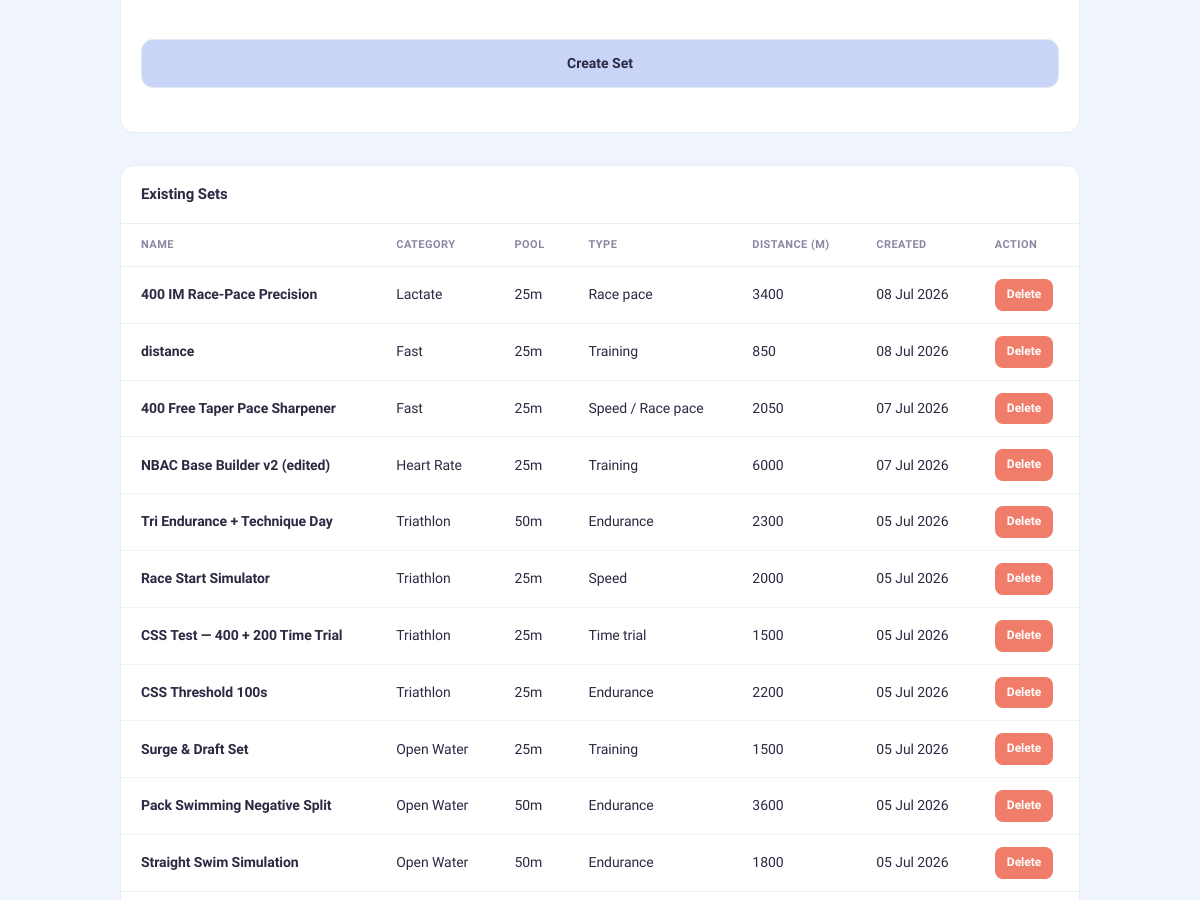
The app's page /admin/sets (signed in, middle part), older data.
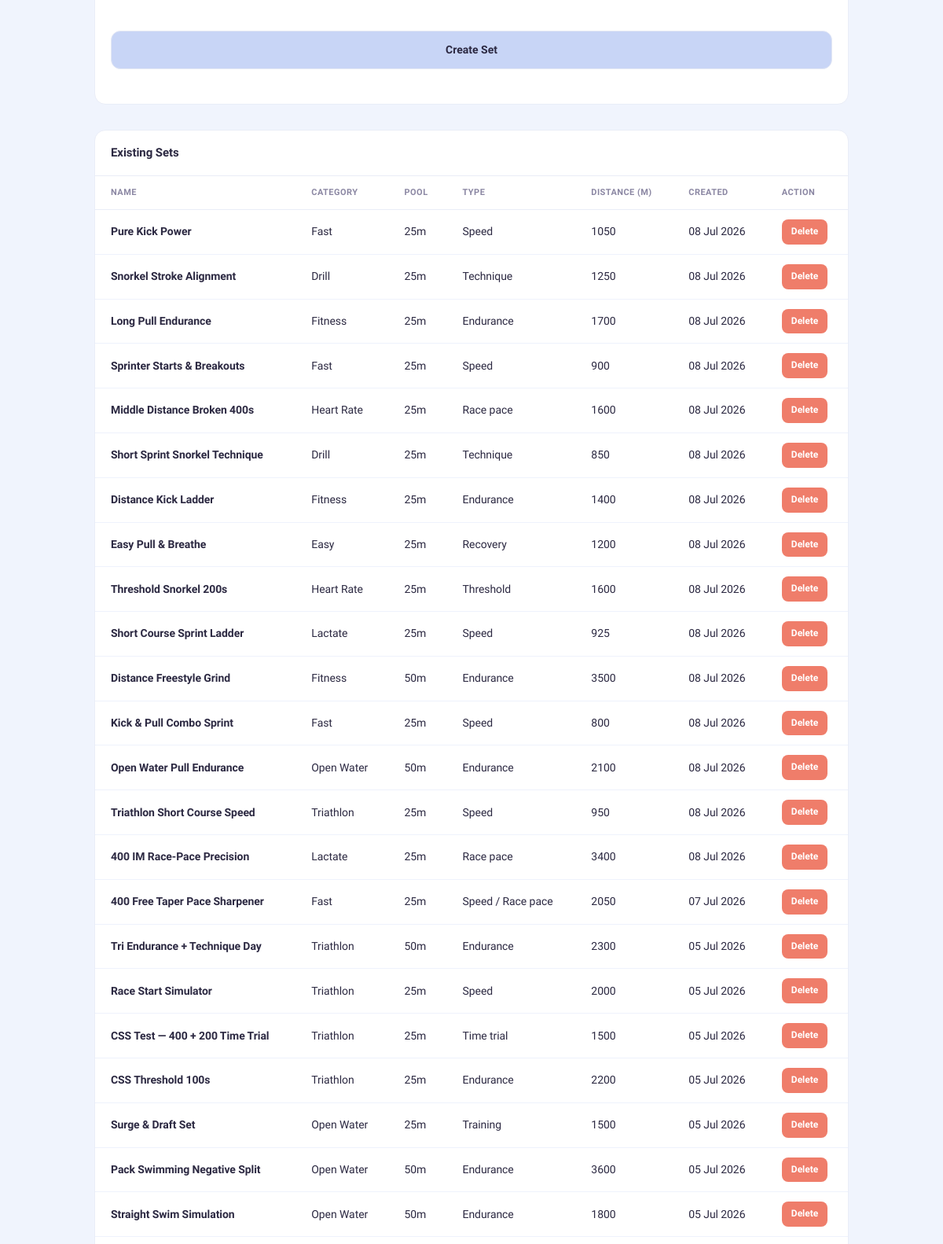
The same page, newer data.
### models.py (models this page shows)
class SavedSet(db.Model):
    __tablename__ = 'saved_set'
    id = db.Column(db.Integer, primary_key=True)
    name = db.Column(db.String(100), nullable=False)
    pool = db.Column(db.String(10), default='25m')
    session_type = db.Column(db.String(50), default='Training')
    sets_data = db.Column(db.Text)  # JSON string, same shape as sessionSets in log.html
    category = db.Column(db.String(30), default='Fitness')
    difficulty = db.Column(db.String(20), default='Medium')  # Easy / Medium / Hard / Technical
    distance_focus = db.Column(db.String(20), default='All')  # Short / Middle / Long / All
    description = db.Column(db.Text)
    created_by = db.Column(db.Integer, db.ForeignKey('user.id'))
    created_at = db.Column(db.DateTime, default=datetime.utcnow)
    def get_sets(self):
        try:
            return json.loads(self.sets_data or '[]')
        except:
            return []
    def total_distance(self):
        total = 0
        for s in self.get_sets():
            try:
                total += int(s.get('reps', 0)) * int(s.get('dist', 0))
            except:
                pass
        return total

### routes.py (the view)
@main.route('/admin/sets')
@login_required
@admin_required
def admin_sets():
    from app import db
    from models import SavedSet
    sets = db.session.query(SavedSet).order_by(SavedSet.created_at.desc()).all()
    return render_template('admin_sets.html', sets=sets, categories=SET_CATEGORIES)

### auth_utils.py (called while the page is built)
def admin_required(f):
    @wraps(f)
    def wrapper(*args, **kwargs):
        if not current_user.is_authenticated or not current_user.is_admin:
            abort(403)
        return f(*args, **kwargs)
    return wrapper

### templates/admin_sets.html (shortened to what this page needs)
<!DOCTYPE html>
<html lang="en">
<head>
<link rel="stylesheet" href="{{ url_for('static', filename='css/main.css') }}">
</head>
<body>
<div class="adm-wrap">
  <div class="adm-panel">
    <div class="adm-panel-body">
      <form method="POST" action="/admin/sets/create" class="set-form">
        <button type="submit" class="btn-add-set" onclick="return validateBlocks()">Create Set</button>
      </form>
    </div>
  </div>
  <div class="adm-panel">
    <div class="adm-panel-head">Existing Sets</div>
    {% if sets %}
      <div style="overflow-x: auto;">
        <table>
          <thead>
            <tr>
              <th>Name</th>
              <th>Category</th>
              <th>Pool</th>
              <th>Type</th>
              <th>Distance (m)</th>
              <th>Created</th>
              <th>Action</th>
            </tr>
          </thead>
          <tbody>
            {% for s in sets %}
            <tr>
              <td><strong>{{ s.name }}</strong></td>
              <td>{{ s.category or 'Fitness' }}</td>
              <td>{{ s.pool }}</td>
              <td>{{ s.session_type }}</td>
              <td>{{ s.total_distance() }}</td>
              <td>{{ s.created_at.strftime('%d %b %Y') }}</td>
              <td>
                <form method="POST" action="/admin/sets/delete/{{ s.id }}" style="display:inline;">
                  <button type="submit" class="btn-delete" onclick="return confirm('Delete this set?')">Delete</button>
                </form>
              </td>
            </tr>
            {% endfor %}
          </tbody>
        </table>
      </div>
    {% else %}
      <div class="empty-state">No saved sets yet. Create one above to get started.</div>
    {% endif %}
  </div>
</div>
</body>
</html>

Row changes from the older to the newer data that the page shows:
removed SavedSet: name "distance", category "Fast", pool "25m", session_type "Training", total_distance "850", created_at "08 Jul 2026"
removed SavedSet: name "NBAC Base Builder v2 (edited)", category "Heart Rate", pool "25m", session_type "Training", total_distance "6000", created_at "07 Jul 2026"
added SavedSet: name "Pure Kick Power", category "Fast", pool "25m", session_type "Speed", total_distance "1050", created_at "08 Jul 2026"
added SavedSet: name "Snorkel Stroke Alignment", category "Drill", pool "25m", session_type "Technique", total_distance "1250", created_at "08 Jul 2026"
added SavedSet: name "Long Pull Endurance", category "Fitness", pool "25m", session_type "Endurance", total_distance "1700", created_at "08 Jul 2026"
added SavedSet: name "Sprinter Starts & Breakouts", category "Fast", pool "25m", session_type "Speed", total_distance "900", created_at "08 Jul 2026"
added SavedSet: name "Middle Distance Broken 400s", category "Heart Rate", pool "25m", session_type "Race pace", total_distance "1600", created_at "08 Jul 2026"
added SavedSet: name "Short Sprint Snorkel Technique", category "Drill", pool "25m", session_type "Technique", total_distance "850", created_at "08 Jul 2026"
added SavedSet: name "Distance Kick Ladder", category "Fitness", pool "25m", session_type "Endurance", total_distance "1400", created_at "08 Jul 2026"
added SavedSet: name "Easy Pull & Breathe", category "Easy", pool "25m", session_type "Recovery", total_distance "1200", created_at "08 Jul 2026"
added SavedSet: name "Threshold Snorkel 200s", category "Heart Rate", pool "25m", session_type "Threshold", total_distance "1600", created_at "08 Jul 2026"
added SavedSet: name "Short Course Sprint Ladder", category "Lactate", pool "25m", session_type "Speed", total_distance "925", created_at "08 Jul 2026"
added SavedSet: name "Distance Freestyle Grind", category "Fitness", pool "50m", session_type "Endurance", total_distance "3500", created_at "08 Jul 2026"
added SavedSet: name "Kick & Pull Combo Sprint", category "Fast", pool "25m", session_type "Speed", total_distance "800", created_at "08 Jul 2026"
added SavedSet: name "Open Water Pull Endurance", category "Open Water", pool "50m", session_type "Endurance", total_distance "2100", created_at "08 Jul 2026"
added SavedSet: name "Triathlon Short Course Speed", category "Triathlon", pool "25m", session_type "Speed", total_distance "950", created_at "08 Jul 2026"
